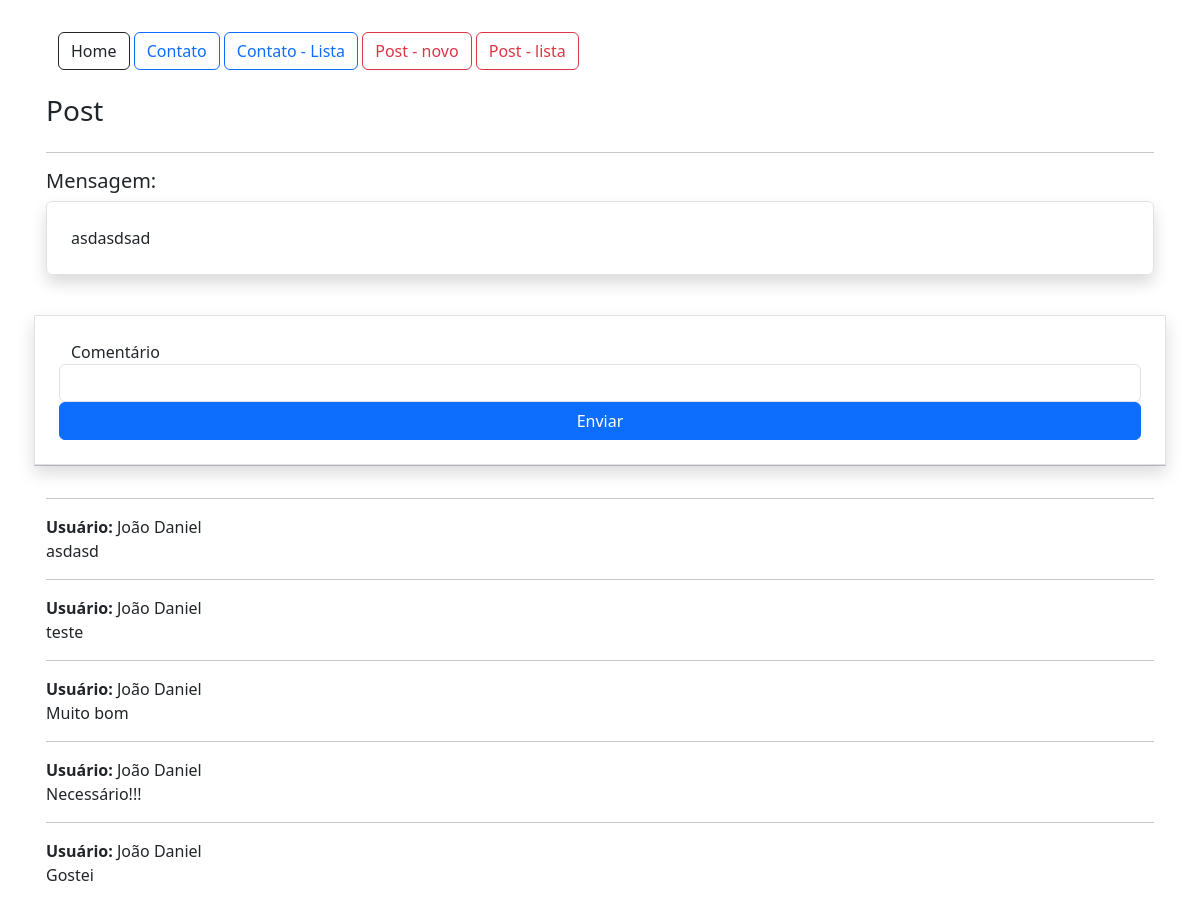
/post/1, run on the app's committed database.
### app/models.py (models this page shows, shortened)
class Post (db.Model):
    id = db.Column (db.Integer, primary_key = True)
    data_criacao = db.Column (db.DateTime, default = datetime.now())
    mensagem = db.Column (db.String, nullable = True)
    user_id = db.Column(db.Integer, db.ForeignKey('user.id'), nullable=True)
    comentarios = db.relationship('PostComentarios', backref='post', lazy=True)

class PostComentarios (db.Model):
    id = db.Column(db.Integer, primary_key=True)
    data_criacao = db.Column(db.DateTime, default=datetime.now())
    comentario = db.Column(db.String, nullable=True)
    user_id = db.Column(db.Integer, db.ForeignKey('user.id'), nullable=True)
    post_id = db.Column(db.Integer, db.ForeignKey('post.id'), nullable=True)

class User (db.Model, UserMixin):
    id = db.Column (db.Integer, primary_key = True)
    nome = db.Column (db.String, nullable = True)
    sobrenome = db.Column (db.String, nullable=True)
    email = db.Column (db.String, nullable=True)
    senha = db.Column (db.String, nullable=True)
    posts = db.relationship ('Post', backref='user', lazy=True)
    post_comentarios = db.relationship('PostComentarios', backref='user', lazy=True)

### app/view.py (the view)
@app.route('/post/<int:id>', methods=['GET', 'POST'])
def post_detalhes(id):
    post = Post.query.get(id)
    form = PostComentarioForm()
    if form.validate_on_submit():
        form.save(current_user.id, id)
        return redirect(url_for('post_detalhes', id=id))
    return render_template('post.html', post=post, form=form)

### app/forms.py (shortened to what this page needs)
class PostComentarioForm(FlaskForm):
    comentario = StringField('Comentário', validators=[DataRequired()])
    btnSubmit = SubmitField('Enviar')

### app/templates/post.html (shortened to what this page needs)
{% extends 'base.html' %}
{% block content %}
<div class="container p-3">
  {% include 'nave.html' %}
  <div class="row mt-4">
    <h3>Post</h3>
  </div>
  <hr>
  <div class="row">
    <div class="col-12">
      <h5>Mensagem:</h5>
      <div class="col-12 border rounded p-4 shadow">
        {{post.mensagem}}
      </div>
    </div>
    <div class="col-12 mt-3">
      <form action="" method="post" class="row mt-4 p-4 round border shadow">
        {{form.comentario.label()}}
        {{form.comentario(class="form-control")}}
        {{form.btnSubmit(class="btn btn-primary col-12")}}
      </form>
    </div>
    <hr>
    <div class="col-12">
      {% for c in post.comentarios %}
      <hr>
      <p>
        <b>Usuário: </b> {{c.user.nome}} {{c.user.sobrenome}} <br>
        {{c.comentario}}
      </p>
      {% endfor %}
    </div>
  </div>
</div>
{% endblock %}

### data on the page
Post: mensagem "asdasdsad"
PostComentarios: user.nome "João", user.sobrenome "Daniel", comentario "asdasd"
PostComentarios: user.nome "João", user.sobrenome "Daniel", comentario "teste"
PostComentarios: user.nome "João", user.sobrenome "Daniel", comentario "Muito bom"
PostComentarios: user.nome "João", user.sobrenome "Daniel", comentario "Necessário!!!"
PostComentarios: user.nome "João", user.sobrenome "Daniel", comentario "Gostei"
